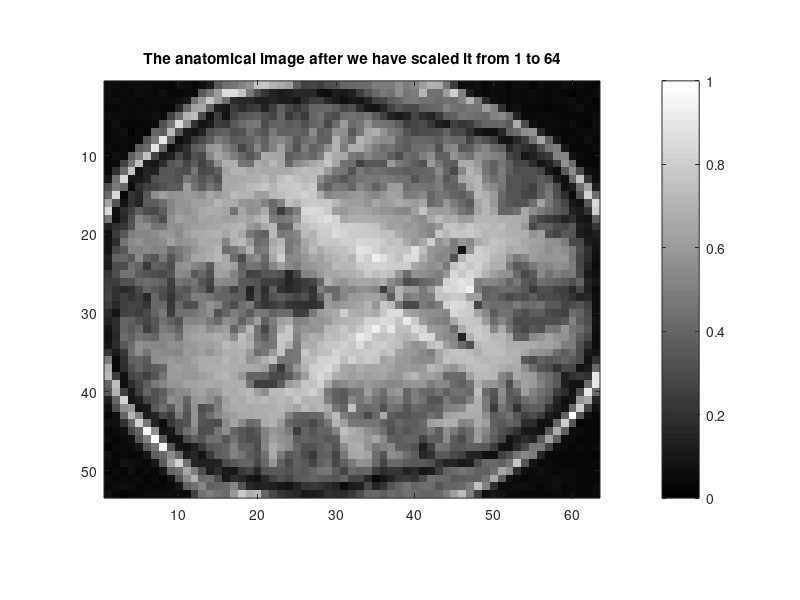
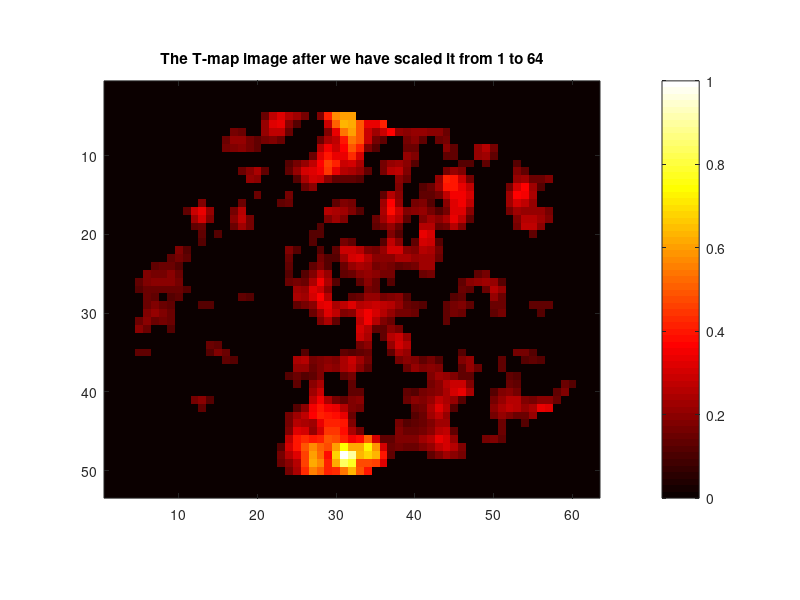
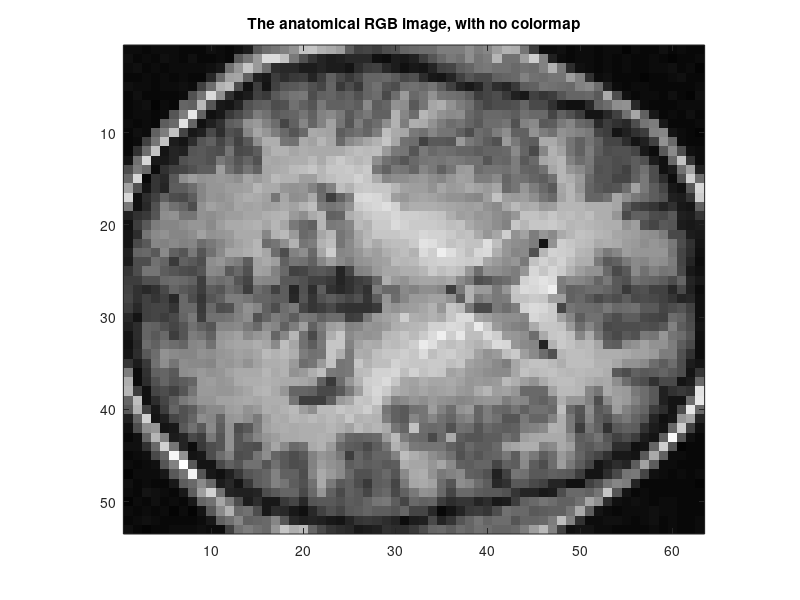
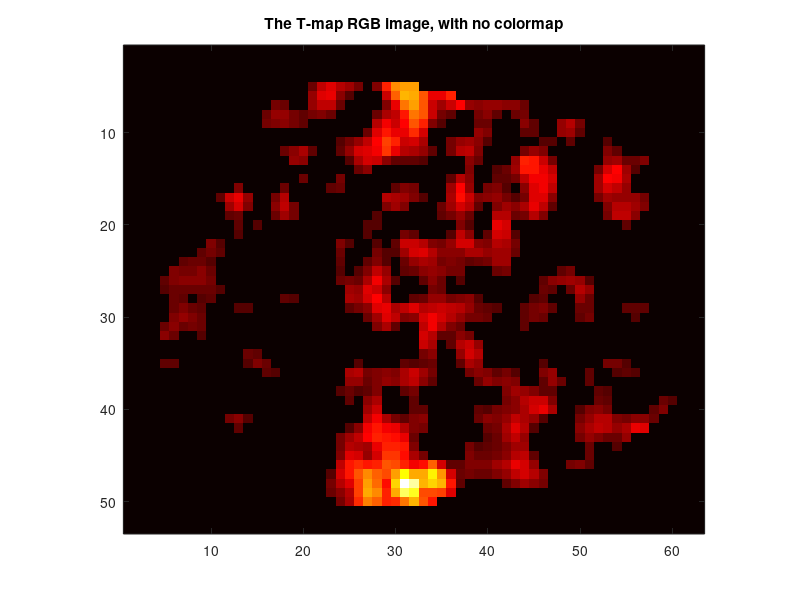

Here is the MATLAB script that generated these plots, in order:
%%%% Tutorial on how to show statistical maps overlaid
%%%% on top of anatomical images in Matlab.
%%%% Written by Rajeev Raizada, July 24, 2002.
%%%% 
%%%% For a gentle intro to displaying brain images in Matlab,
%%%% look at the program "showing_brain_images_tutorial.m"
%%%%
%%%% Overlaying T-maps on top of anatomical images is 
%%%% quite a bit more tricky than simply showing anatomicals, 
%%%% so look at the "showing_brain_images_tutorial.m" program
%%%% before this one, if you want a general intro to image displays.
%%%% This program is not intended to be a self-contained intro 
%%%% to Matlab and image-displaying.
%%%% For an intro, you should refer to showing_brain_images_tutorial.m 
%%%%
%%%% To run either program, you need the file containing the brain images:
%%%% speech_brain_images.mat (2.3Mb)
%%%%
%%%% Please mail any comments or suggestions to: raj@nmr.mgh.harvard.edu

%%%% Often we want to overlay a coloured statistical map
%%%% on top of a grayscale anatomical map.
%%%% If you want a nice, graphical-user-interface based program that
%%%% will do this for you, then check out Matthew Brett's display_slices.m,
%%%% which you can download from:
%%%% http://www.mrc-cbu.cam.ac.uk/Imaging/display_slices.html
%%%%
%%%% The program below shows how you can make such overlays yourself.
%%%% In showing_brain_images_tutorial.m we saw how to use different
%%%% Matlab colormaps. So, you might think that to overlay a T-map
%%%% on top of an anatomical image, we would simply draw the anatomical
%%%% using colormap gray, and then draw the T-map on top of it using
%%%% colormap hot. 
%%%% Unfortunately, it isn't quite that easy, because Matlab only lets
%%%% you have one colormap per figure window.
%%%% One way of getting round this obstacle would be to make
%%%% a big compound colormap made up of the gray and hot colormaps
%%%% joined together. That's shown at the end of this program, in Figure 8.
%%%% 
%%%% However, a more flexible approach is not to use a colormap at all,
%%%% but instead to specify a real RGB (red-green-blue) colour value
%%%% for every voxel in the image. The main advantage of this
%%%% is that it lets you make the coloured statistical overlay transparent,
%%%% by making a weighted-combination of the anatomical
%%%% and statistical images.
%%%% (In Matlab 6, there is a new way of making images transparent,
%%%% using a new image-property called "alphadata". But the RGB method that 
%%%% is shown in this program is more general, and works with Matlab 5 too).
%%%%
%%%% To figure out what RGB values to give, we can read in the RGB values
%%%% from the Matlab colormap matrices. That way, we get to use the
%%%% nice colour-scheme of a pre-made Matlab colormap, without being 
%%%% bound by the inflexibility that using a real colormap imposes.
%%%%
%%%% The structure of a Matlab colormap matrix is as follows:
%%%% There are 64 rows, and three columns.
%%%% When we image a matrix unscaled, i.e. using image() instead of imagesc(),
%%%% Matlab takes each matrix-element, sees what whole-number from 1 to 64
%%%% its value is closest to, and looks up the values in that row of the
%%%% colormap matrix. The three values in that row are the RGB values
%%%% for the colour that this element will have when it's drawn in the image.
%%%% E.g. suppose the element has the value 25. Then that element will
%%%% get shown with the RGB values from the 25th row of the colormap matrix.
%%%%
%%%% The trick that we'll use below will be to scale our anatomical and T-map
%%%% images from 1 to 64, then read in the RGB values from the corresponding
%%%% rows of the gray and hot colormap matrices.
%%%%
%%%% Then we'll have an RGB image for the anatomical that will be
%%%% made only of shades of gray, because it will be made from rows
%%%% of the gray colormap matrix. And we'll have an RGB image for the T-map
%%%% that will be made out of rows from the hot colormap matrix.
%%%%
%%%% Then we can make a weighted sum of these two images and display it.

%%%%%%% First, load in the file containing the brain images
load speech_brain_images.mat

%%%% Let's look at the 18th axial slice.
%%%% This goes through Heschl's gyrus, which is auditory cortex

axial_slice_number = 18;

%%%% Read the values from the 3D matrix subj_3danat
anat_slice_vals = subj_3danat(:,:,axial_slice_number);

%%%% Use squeeze to get rid of any redundant 3rd dimension that
%%%% might be left over. This is described in
%%%% more detail in showing_brain_images_tutorial.m

anat_slice_2D = squeeze(anat_slice_vals);


%%%% In order to make it easier for us to match up the
%%%% anatomical values to the 64-entries in Matlab's standard
%%%% gray colormap, we're going to scale the anatomical image
%%%% values so that they are all integers going from 1 to 64

%%%% First scale it from 0 to 1 by dividing by the maximum value.
%%%% Because it's a 2D matrix, we have to perform the max() operation
%%%% twice, once for each dimension. Then we end up with one max value,
%%%% which we can use as a divisor.

anat01 = anat_slice_2D ./ max(max(anat_slice_2D));

%%%% Next, multiply by 63 and round to the nearest whole number
anat0_63 = round( 63 * anat01 );

%%%% Finally, add 1, in order to make a matrix that goes from 1 to 64

anat64 = anat0_63 + 1;


%%%%%%%%%%%% Now let's do the same for the thresholded T-map

Tmap_slice_vals = speech_Tmap(:,:,axial_slice_number);

Tmap_slice_2D = squeeze(Tmap_slice_vals);

T_threshold = 1;    %%% Let's pick a fairly low threshold, because it helps
                    %%% for showing the effect of transparent overlay later.

%%%% To threshold the map, make a logical 0/1 matrix that says
%%%% whether each voxel is above-threshold or not, and multiply
%%%% it element-by-element by the raw T-map values.
%%%% This is explained in a more step-by-step way 
%%%% in the companion program showing_brain_images_tutorial.m 

thresholded_Tmap = ( Tmap_slice_2D > T_threshold ) .* Tmap_slice_2D;

Tmap01 = thresholded_Tmap ./ max(max(thresholded_Tmap));

Tmap0_63 = round( 63 * Tmap01 );

Tmap64 = 1 + Tmap0_63;


%%%%%%%%%%%%%%%%%%%%%%%%%%%%%%%%%%%%%%%%%%%%%%%%%%%%%%%%%%%%%%%%
% Ok, now we have made two matrices scaled from 1 to 64,
% one for the anatomical image, and the other for the T-map image
%
% The next step is to make a full RGB-image for each image,
% by looking up the corresponding rows of the gray and hot colormaps.
%
% An RGB-image is a 3D-matrix.
% It has three "colour slabs" that are joined up along the third dimension.
% The first slab is an image full of Red values.
% The second slab is an image full of Green values.
% And the third slab is an image of Blue values.

% First make 3D matrices full of zeros, to hold the values
% that we are about to create for the anatomical and T-map RGB images.
% These have three slabs in the 3rd dimension, and are the same size as 
% the anatomical and the Tmap matrices in the first two dimensions.

anat_RGB = zeros(size(anat64,1), size(anat64,2), 3);
                    %%% This will hold the anatomical image's RBG values
                    
Tmap_RGB = zeros(size(Tmap64,1), size(Tmap64,2), 3);
                    %%% This will hold the T-map image's RBG values

%%% Now, let's get hold of copies of Matlab's gray and hot
%%% colormap matrices. As far as I know, we need to make a figure
%%% first in order to do this. That's fine, because we want to 
%%% look at our newly created 1-to-64 scaled images anyway.

figure(1);
clf;
image(anat64);  %%% Note that this is image(), not imagesc() !!!
                %%% This looks the same as if we had used imagesc,
                %%% because the image values are *already* scaled
                %%% to cover the whole colormap, from black to white
colormap gray;
axis('image');
colorbar;
title('The anatomical image after we have scaled it from 1 to 64');

% Now that we are in colormap gray, let's make a copy of the colormap matrix

gray_cmap = colormap;   %%% This reads in the current colormap matrix

%%%%%%%% Now let's do the same for the hot colormap

figure(2);
clf;
image(Tmap64);  %%% Again, note that we are using image(), not imagesc()
colormap hot;
axis('image');
colorbar;
title('The T-map image after we have scaled it from 1 to 64');

%%%%% Make a copy of the new current colormap matrix, which is now hot.
hot_cmap = colormap;


%%%%%%%%%%%%%%%%%%%%%%%%%%%%%%%%%%%%%%%%%%%%%%%%%%%%%%%%%%%%%%%%
%
% Ok, now we have copies of the gray and hot colormap matrices,
% with their 64 rows each, we have anatomical and T-map images scaled
% from 1 to 64, so that we can match each value to a colormap matrix row,
% and we have empty place-holder matrices to store the looked-up RGB values.
% So, we're ready to look-up and store the appropriate RGB values. 

for RGB_dim = 1:3,  %%% Loop through the three slabs: R, G, and B

    %%% Each entry in each 1-to-64-scaled matrix gives us a row 
    %%% in the colormap matrix to go look-up.   
    %%% That row has three columns: the R, G and B values for that colour.
    gray_cmap_rows_for_anat = anat64;
    hot_cmap_rows_for_Tmap = Tmap64;
    
    %%% We'll read in one of these R, G, or B values at a time,
    %%% depending on which colour-slab we're building.
    %%% The colormap entry we want is in the RGB_dim-th column,
    %%% and in the row that we determined above.
    %%% Note that we're actually looking up all the rows at once,
    %%% because we're giving Matlab an entire matrix in the row-position.
    
    colour_slab_vals_for_anat = gray_cmap(gray_cmap_rows_for_anat, RGB_dim);
    colour_slab_vals_for_Tmap = hot_cmap(hot_cmap_rows_for_Tmap, RGB_dim);
    
    %%%% These colour-slab values turn out to be in column vector format,
    %%%% and need to be reshaped into being the same size as image matrices.
    
    anat_RGB(:,:,RGB_dim) = reshape( colour_slab_vals_for_anat, size(anat64));
    Tmap_RGB(:,:,RGB_dim) = reshape( colour_slab_vals_for_Tmap, size(Tmap64));

end;  % End of loop through the RGB dimension. 


%%%% Now that we've made our RGB images, let's look at them
%%%% Note that these types of images do *not* have colormaps.
%%%% Every image pixel has three numbers attached to it, not just one,
%%%% and those three numbers define the colour for that pixel directly,
%%%% by giving its R, G and B values.

figure(3);
clf;
image(anat_RGB);    
axis('image');
title('The anatomical RGB image, with no colormap')

figure(4);
clf;
image(Tmap_RGB);    
axis('image');
title('The T-map RGB image, with no colormap')


% You might be thinking: my RGB images in Figs.3 and 4
% look exactly like my colormap images in Fig.1 and 2 !!
% Why did I go to all that work just to make images that end up
% looking exactly the same as the ones I started with ?

% The answer is that now we can make a compound image that is
% a mixture of the anatomical image and the T-map transparently
% overlaid on top of it.
%
% We achieve the transparency by taking a weighted sum of the
% anatomical image and the T-map image. 
% The more weighting we give to the T-map, the more opaque it will look
% when we overlay it on top of the anatomical.

% Let's make the opacity range from 0 to 1, with 0 being fully transparent.

Tmap_opacity = 0.4;     % 0.4 is a reasonable opacity value to try first 

%%%% Make a place-holder matrix to hold the compound weighted-sum image

compound_RGB = zeros(size(anat64,1), size(anat64,2), 3);
                    %%% The anat and the T-map are the same size,
                    %%% we could have chosen either.
                    
%%% Now build up the compound image, one colour-slab at a time, like above.
%%% Where the T-map is below threshold, we only want the anatomical's values.
%%% Where the T-map is above-threshold, we want a weighted sum 
%%% of the T-map RGB values and the anatomical's RGB values.
                
for RGB_dim = 1:3,  %%% Loop through the three slabs: R, G, and B

    compound_RGB(:,:,RGB_dim) = ...
        (thresholded_Tmap==0) .* ...    % Where T-map is below threshold
            anat_RGB(:,:,RGB_dim) + ...  
        (thresholded_Tmap>0).* ...      % Where T-map is above threshold
            ( (1-Tmap_opacity) * anat_RGB(:,:,RGB_dim) + ...
               Tmap_opacity * Tmap_RGB(:,:,RGB_dim) );
                        % Opacity-weighted sum of anatomical and T-map
end;

%%%% Before displaying our newly-made compound image,
%%%% we have to make sure that none of the RGB values exceeds 1.

compound_RGB = min(compound_RGB,1);


%%%% Now let's look at the fruit of our labours!

figure(5);
clf;
image(compound_RGB);    
axis('image');
title('The T-map transparently overlaid on the anatomical')


%%%% To look at the effect of varying the opacity, let's try a few values

figure(6);
clf;

for i = 1:4,

    Tmap_opacity = 0.25*i;   % This will give opacities: 0.25, 0.5, 0.75, 1 

    %%%%%%%% Go through a copy of the loop above to make a new compound image
    
    for RGB_dim = 1:3,  %%% Loop through the three slabs: R, G, and B

        compound_RGB(:,:,RGB_dim) = ...
        (thresholded_Tmap==0) .* ...    % Where T-map is below threshold
            anat_RGB(:,:,RGB_dim) + ...  
        (thresholded_Tmap>0).* ...      % Where T-map is above threshold
            ( (1-Tmap_opacity) * anat_RGB(:,:,RGB_dim) + ...
               Tmap_opacity * Tmap_RGB(:,:,RGB_dim) );
                        % Opacity-weighted sum of anatomical and T-map
    end;
    compound_RGB = min(compound_RGB,1);

    %%%%%%%% Plot the new compound image
    subplot(2,2,i);
    image(compound_RGB);
    axis('image');
    title(['T-map opacity = ' num2str(Tmap_opacity) ]);
    
end;    %%% End of loop through i


%%%%%%%%% Even though these RGB images don't have colormaps,
%%%%%%%%% we can make a fake colorbar showing the real T-map values.
%%%%%%%%% We'll make a colorbar, then use "set" and "get" to manipulate it.

% Let's have two subplots. 
% In the upper subplot, we'll manufacture a fake colorbar
% that will show the the real T-map scaling.
%
% In the lower subplot, we'll show a real colorbar,
% so that we can check that they look the same

figure(7);
clf;
subplot(2,1,1);         %%% Show RGB image and fake colorbar in upper subplot
image(compound_RGB);    
axis('image');

% Now set the "colormap" to be hot.
% This won't affect the RGB image at all, because it doesn't use a colormap,
% but it will give us the right colours in the colorbar.

colormap hot;
h = colorbar;   %%% h is the handle of the colorbar

%%%% The colorbar actually goes from 1 to 64, but we can label
%%%% it to go from zero to the maximum T-map value.

max_Tmap_value = max(max(Tmap_slice_vals));

desired_colorbar_labels = [ 0 : 2 : max_Tmap_value ];
        %%% Start at 0, go up in steps of 2 until we hit the max value

%%%% We can fit these onto the 1-to-64 scale in the same way as we did above

corresponding_values_on_1_to_64_scale = ...
    1 +  ( 63 * desired_colorbar_labels / max_Tmap_value );

%%%% Now we can use "set" to make the YTick values and labels be what we want:

set(h,'YTick',corresponding_values_on_1_to_64_scale);
set(h,'YTickLabel',desired_colorbar_labels);

title(['Overlaid T-map with a fake colorbar ' ...
       'that has the correct T-map scale on it!' ]);

%%%% In the lower subplot, let's show a real colormap plot and a real colorbar,
%%%% so that we can compare them.

subplot(2,1,2);             % The lower subplot
imagesc(thresholded_Tmap);  % Note that we are using imagesc here, so that
                            % we use the full range of the REAL colormap
axis('image');
colorbar;

title(['The same thresholded T-map, but now genuinely ' ...
       'using the hot colormap, and with a real colorbar.' ]);


%%%%%%%%%%%%%%%%%%%%%%%%%%%%%%%%%%%%%%%%%%%%%%%%%%%%%%%%%%%%%%%%%%%%%%%%%%%%
%
% Finally, let's try using a "split colormap".
% This is simpler than the RGB approach, but can't give transparent overlays.
%
% To use a split colormap, we make a new 128-row colormap matrix 
% by stacking the gray colormap on top of the hot colormap.
% Note that we already made matrices holding these two colormaps, above.
% We called the matrices gray_cmap and hot_cmap.

split_colormap = [ gray_cmap; hot_cmap ];

% So, the first 64 rows are all gray, and any (unscaled) image intensities
% between 1 and 64 will all be coloured from the gray part of the colormap.
% Any image intensities betwen 65 and 128 will be coloured from the hot part.
%
% Above, we already made versions of our anatomical and T-map images
% that were scaled from 1 to 64. 
% So, we just need to add another 64 to our T-map image, and
% make an image that has the anatomical's values in places where
% the T-map is below-threshold, and that has the T-maps's values 
% in places where the T-map is above-threshold.

Tmap_65_to_128 = 64 + Tmap64;   % Tmap64 goes from 1 to 64

image_for_split_colormap = ...
    (thresholded_Tmap==0) .* anat64  + ...  % Where T-map is below threshold
    (thresholded_Tmap>0).* Tmap_65_to_128;  % Where T-map is above threshold

figure(8);
clf;
image(image_for_split_colormap);    
colormap(split_colormap);
axis('image');
colorbar;
title('Showing the overlaid T-map using a split colormap');
